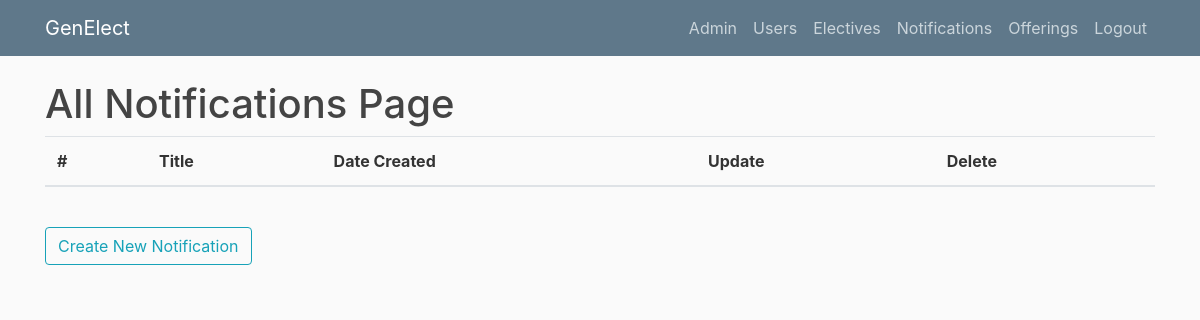
/allnotifications (signed in), run on an earlier commit of the app's database.
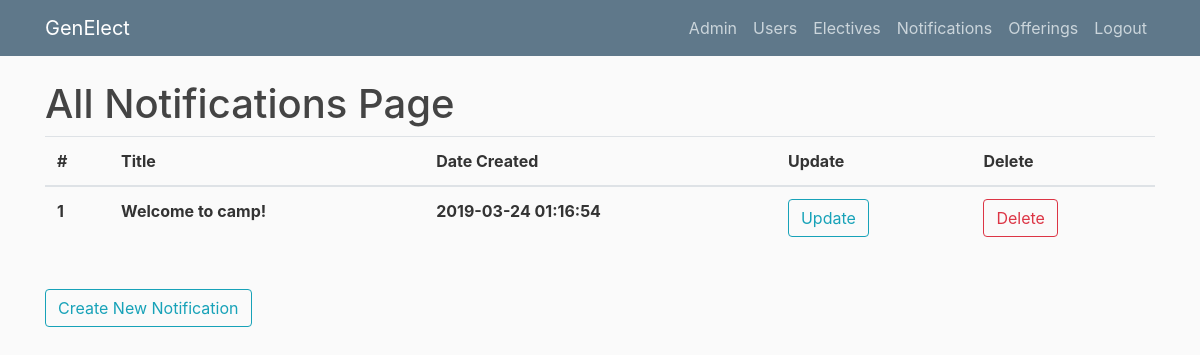
And on a later commit of the database.
### genElect/models.py (models this page shows)
class Base(db.Model):
    __abstract__ = True
    id = db.Column(db.Integer, primary_key=True, autoincrement=True)
    date_created = db.Column(db.DateTime, default=db.func.current_timestamp())
    date_modified = db.Column(db.DateTime, default=db.func.current_timestamp(),
            onupdate=db.func.current_timestamp())

class Notifications(Base):
    title = db.Column(db.String(100))
    notification = db.Column(db.String(1000))

### genElect/__init__.py (the view)
@app.route("/allnotifications")
def allnotifications():
    if current_user.is_authenticated and current_user.role == "admin":
        notifications = Notifications.query.all()
        return render_template('allnotifications.html', notifications=notifications, title="Notifications")
    else:
        return render_template('denied.html')

### genElect/__init__.py (called while the page is built)
@login_manager.user_loader
def load_user(user_id):
    return Users.query.get(int(user_id))

### genElect/templates/allnotifications.html
{% extends "layout.html" %}
{% block content %}
    <h1>All Notifications Page</h1>
	<table class="table">
	  <thead>
	    <tr>
	      <th scope="col">#</th>
	      <th scope="col">Title</th>
	      <th scope="col">Date Created</th>
	      <th scope="col">Update</th>
	      <th scope="col">Delete</th>
	    </tr>
	  </thead>
	  <tbody>
	  	{% for notification in notifications %}
	    <tr>
	      <th scope="row">{{notification.id}}</th>
	      <th scope="row">{{notification.title}}</th>
	      <th scope="row">{{notification.date_created}}</th>
	      <th scope="row"><button type="button" onclick="window.location.href = '/editnotification/{{notification.id}}'" class="btn btn-outline-info">Update</button></th>
	      <th scope="row"><button type="button" onclick="window.location.href = '/deletenotification/{{notification.id}}'" class="btn btn-outline-danger">Delete</button></th>
	    </tr>
	    {% endfor %}
	  </tbody>
	</table>
    <br>
    <button type="button" onclick="window.location.href = '/createnotification'" class="btn btn-outline-info">Create New Notification</button>
{% endblock content %}

What changed in the data, as far as the page shows it:
added Notifications: id "1", title "Welcome to camp!", date_created "2019-03-24 01:16:54"
